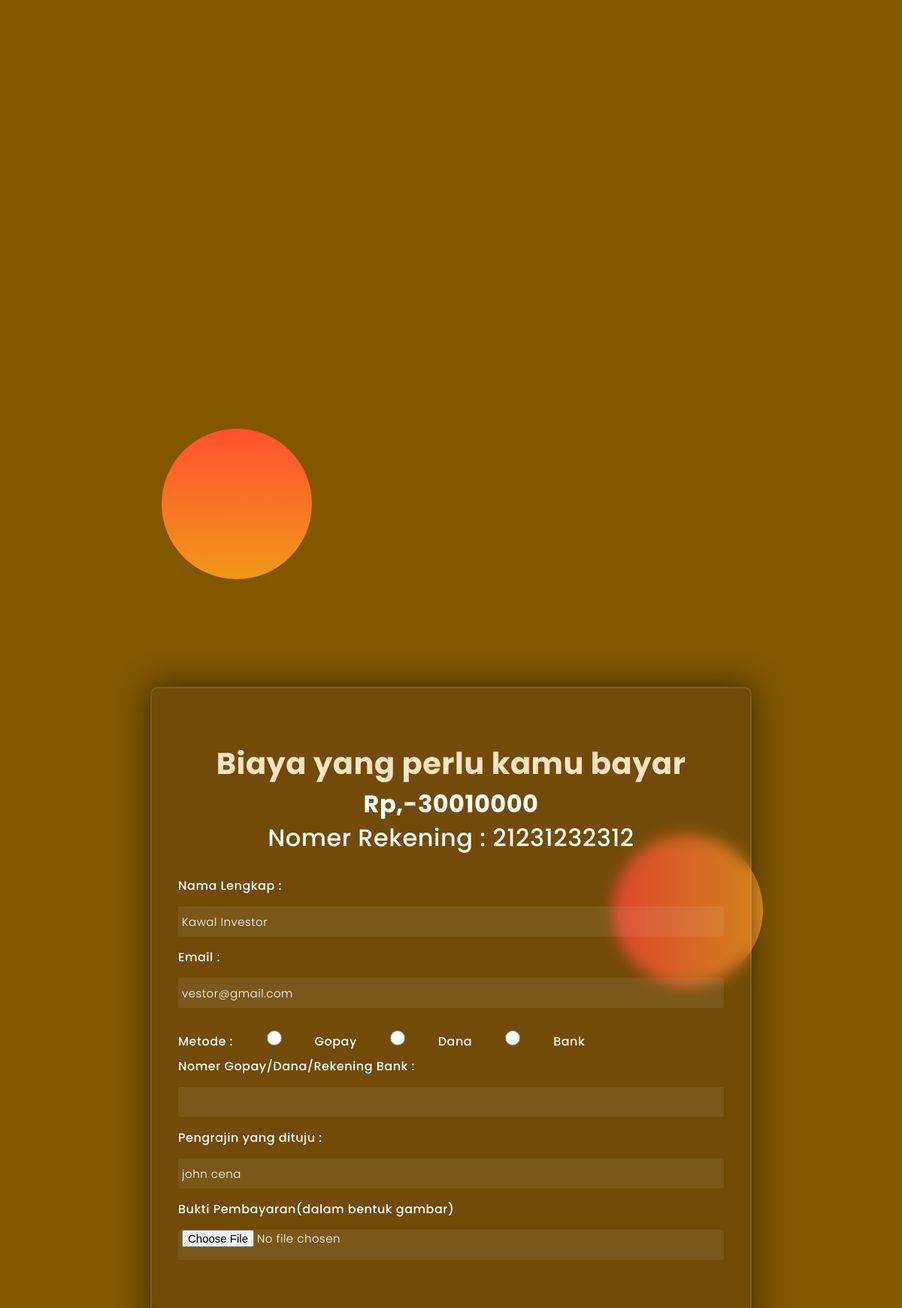
Page /prototype/bayar_investasi.php?id=1 (signed in) on the committed database.
### tables this page shows
CREATE TABLE `invest` (
  `id` int(11) NOT NULL,
  `id_investor` varchar(100) NOT NULL,
  `id_pengrajin` varchar(100) NOT NULL,
  `jumlah_dana` int(100) NOT NULL,
  `status_investor` varchar(100) NOT NULL DEFAULT 'Permintaan sudah dikirim, Menunggu respon',
  `status_pengrajin` varchar(100) NOT NULL DEFAULT 'Menunggu respon',
  `status` varchar(100) NOT NULL DEFAULT '1',
  `tanggal` date NOT NULL DEFAULT current_timestamp(),
  `mou` varchar(100) NOT NULL DEFAULT 'none'
);

CREATE TABLE `users` (
  `id` int(11) NOT NULL,
  `fname` varchar(255) NOT NULL,
  `email` varchar(255) NOT NULL,
  `username` varchar(255) NOT NULL,
  `password` varchar(255) NOT NULL,
  `no_telepon` varchar(255) NOT NULL,
  `pp` varchar(255) NOT NULL DEFAULT 'default-pp.png',
  `role` varchar(100) NOT NULL,
  `npwp` varchar(100) NOT NULL DEFAULT 'false',
  `nik` varchar(100) NOT NULL DEFAULT 'false',
  `no_rekening` varchar(100) NOT NULL DEFAULT 'false',
  `deskripsi` text NOT NULL DEFAULT 'Ini merupakan desktipsi pengrajin mengenai kerajinan',
  `last_login` date NOT NULL DEFAULT current_timestamp()
);

### prototype/function.php (called while the page is built, shortened)
<?php
class Connection{
  public $host = "localhost";
  public $user = "root";
  public $password = "";
  public $db_name = "prototype";
  public function __construct(){
    $this->conn = mysqli_connect($this->host, $this->user, $this->password, $this->db_name);
  }
}
class Select extends Connection{
  public function selectUserById($id){
    $result = mysqli_query($this->conn, "SELECT * FROM users WHERE id = $id");
    return mysqli_fetch_assoc($result);
  }
}
class Invest extends Connection{
  public function getIDFromThisRow($id)
  {
    $data = mysqli_query($this->conn, "select * from invest where id='$id'");
		$rows = mysqli_fetch_all($data, MYSQLI_ASSOC);
		return $rows;
  }
}

### prototype/bayar_investasi.php (the view, shortened to what this page needs)
<?php
include 'function.php';
$invest = new Invest();
$select = new Select();
$detail = $invest->getIDFromThisRow($_REQUEST['id']);
if(!empty($_SESSION["id"])){
  $user = $select->selectUserById($_SESSION["id"]);
}
else{
  header("Location: login.php");
}
?>
<!DOCTYPE html>
<html lang="en" dir="ltr">
  <head>
    <link rel="stylesheet" href="https://cdnjs.cloudflare.com/ajax/libs/font-awesome/5.15.4/css/all.min.css">
    <link rel="stylesheet" href="css/regist.css" media="screen">
  </head>
  <body>
  <?php
    foreach ($detail as $akun) {
      $pengrajin = $select->selectUserById($akun['id_pengrajin']);
  ?>
    <div class="background">
        <div class="shape"></div>
        <div class="shape"></div>
        <div class="shape"></div>
    </div>
    <form style="margin-bottom:20px;" action="proses.php?id_investor=<?php echo $user['id'] ?>&id_pengrajin=<?php echo $pengrajin['id'] ?>&jumlah=<?php echo $akun['jumlah_dana']+10000 ?>&id_invest=<?php echo $akun['id'] ?>&aksi=bayar" enctype="multipart/form-data" method="post" autocomplete="off">
    <h2>Biaya yang perlu kamu bayar</h2>
    <h1 style="text-align:center">Rp,-<?php echo $akun['jumlah_dana']+10000 ?></h1>
    <h3 style="padding-bottom:30px;">Nomer Rekening : 21231232312</h3>
      <label for="">Nama Lengkap : </label>
      <input type="text" class="form-control" name="username" readonly value="<?php echo $user['fname'] ?>"> <br>
      <label for="">Email : </label>
      <input type="email" class="form-control" name="gmail" readonly value="<?php echo $user['email'] ?>"> <br>
      <label>Metode : </label>
        <input style="width:100px; height: 20px;"type="radio" id="Gopay"name="metode" class="form-check-input" value="gopay" required>
        <label style="width:100px"for="Gopay" class="form-input-label">Gopay</label>
        <input style="width:100px; height: 20px;"type="radio" id="Dana" name="metode" class="form-check-input" value="dana">
        <label style="width:100px"for="Dana" class="form-input-label">Dana</label>
        <input style="width:100px; height: 20px;"type="radio" id="Bank" name="metode" class="form-check-input" value="bank">
        <label style="width:100px"for="Bank" class="form-input-label">Bank</label>
      <label for="">Nomer Gopay/Dana/Rekening Bank : </label>
      <input type="text" class="form-control" name="nomer" required value=""> <br>
      <label for="">Pengrajin yang dituju : </label>
      <input type="text" class="form-control" name="username_pengrajin" readonly value="<?php echo $pengrajin['fname'] ?>"> <br>
	  <label for="">Bukti Pembayaran(dalam bentuk gambar)</label>
	  <input type="file" class="form-control" name="bukti">
    </form>
    <br>
    <?php } ?>
  </body>
</html>

### prototype/css/regist.css (style rules this page uses)
*, *:before, *:after { padding: 0; margin: 0; box-sizing: border-box; }
body { background-color: rgba(130, 87, 0); }
.background { width: 430px; height: 520px; position: absolute; transform: translate(-50%,-50%); left: 50%; top: 50%; }
.background .shape { height: 200px; width: 200px; position: absolute; border-radius: 50%; }
.shape:first-child { background: linear-gradient( #ff512f, #f09819 ); left: -170px; top: -40px; }
.shape:last-child { background: linear-gradient( to right, #ff512f, #f09819 ); right: -200px; bottom: -180px; }
form { height: 900; width: 800px; background-color: rgba(3,1,59,0.13); position: absolute; transform: translate(-50%,-50%); top: 80%; left: 50%; border-radius: 10px; backdrop-filter: blur(10px); border: 2px solid rgba(255,255,255,0.1); box-shadow: 0 0 40px rgba(8,7,16,0.6); padding: 50px 35px; }
form * { font-family: 'Poppins',sans-serif; color: #ffffff; letter-spacing: 0.5px; outline: none; border: none; }
form h3 { font-size: 32px; font-weight: 500; line-height: 42px; text-align: center; }
label { margin-top: 20px; font-size: 16px; font-weight: 500; }
input { height: 40px; width: 100%; background-color: rgba(255,255,255,0.07); border-radius: 3px; padding: 0 5px; margin-top: 15px; margin-bottom: 15px; font-size: 15px; font-weight: 300; }
::placeholder { color: #e5e5e5; }
h2 { color: bisque; font-family: 'Poppins',sans-serif; margin-top: 20px; font-size: 40px; text-align: center; }

### rows in the picture
invest: $akun['jumlah_dana']+10000 "30010000", username_pengrajin "john cena"
users: username "Kawal Investor", gmail "vestor@gmail.com"
